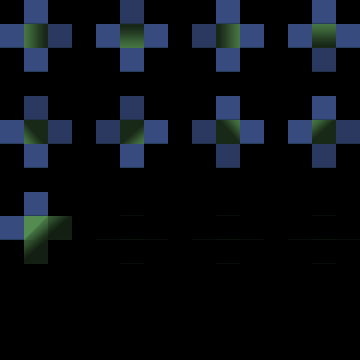

A 2D game scene composited from a Tiled map and its tileset images. What follows is a short description and the map's XML, with each tile layer's data collapsed to a summary:
An orthogonal 15x15 tile map with 24x24 px tiles, 5 tile layers (regions_input, input_ground, inputNot_ground, regions_output, ...).

<map version="1.0" orientation="orthogonal" renderorder="right-down" width="15" height="15" tilewidth="24" tileheight="24" nextobjectid="1">
 <tileset firstgid="1" name="tilemap" tilewidth="24" tileheight="24" tilecount="45">
  <image source="tilemap.png" width="120" height="144" />
 </tileset>
 <layer name="regions_input" width="15" height="15" opacity="0.71">
  <data>[225 cells, 60 non-empty, 1 distinct tile ids]</data>
 </layer>
 <layer name="input_ground" width="15" height="15" opacity="0.76">
  <data>[225 cells, 23 non-empty, 3 distinct tile ids]</data>
 </layer>
 <layer name="inputNot_ground" width="15" height="15">
  <data>[225 cells, 22 non-empty, 1 distinct tile ids]</data>
 </layer>
 <layer name="regions_output" width="15" height="15" opacity="0.69">
  <data>[225 cells, 12 non-empty, 1 distinct tile ids]</data>
 </layer>
 <layer name="output_ground" width="15" height="15">
  <data>[225 cells, 9 non-empty, 9 distinct tile ids]</data>
 </layer>
</map>